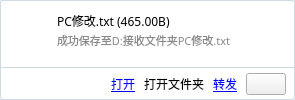
<?xml version="1.0" encoding="UTF-8"?>
<ui version="4.0">
 <class>ChatItemMsgFile</class>
 <widget class="QWidget" name="ChatItemMsgFile">
  <property name="geometry">
   <rect>
    <x>0</x>
    <y>0</y>
    <width>295</width>
    <height>100</height>
   </rect>
  </property>
  <property name="minimumSize">
   <size>
    <width>295</width>
    <height>100</height>
   </size>
  </property>
  <property name="windowTitle">
   <string>Form</string>
  </property>
  <layout class="QVBoxLayout" name="verticalLayout">
   <property name="spacing">
    <number>0</number>
   </property>
   <property name="leftMargin">
    <number>0</number>
   </property>
   <property name="topMargin">
    <number>0</number>
   </property>
   <property name="rightMargin">
    <number>0</number>
   </property>
   <property name="bottomMargin">
    <number>0</number>
   </property>
   <item>
    <widget class="QWidget" name="fileWidget" native="true">
     <property name="styleSheet">
      <string notr="true"/>
     </property>
     <layout class="QVBoxLayout" name="verticalLayout_2">
      <property name="spacing">
       <number>0</number>
      </property>
      <property name="leftMargin">
       <number>0</number>
      </property>
      <property name="topMargin">
       <number>0</number>
      </property>
      <property name="rightMargin">
       <number>0</number>
      </property>
      <property name="bottomMargin">
       <number>0</number>
      </property>
      <item>
       <widget class="QWidget" name="topWidget" native="true">
        <property name="sizePolicy">
         <sizepolicy hsizetype="Fixed" vsizetype="Fixed">
          <horstretch>0</horstretch>
          <verstretch>0</verstretch>
         </sizepolicy>
        </property>
        <property name="minimumSize">
         <size>
          <width>295</width>
          <height>68</height>
         </size>
        </property>
        <property name="styleSheet">
         <string notr="true">#topWidget{	
	background-color: rgb(255, 255, 255);
	border-color: rgb(207, 219, 226);
	border-width:1px;
	border-style:solid;	
	border-top-left-radius: 3;
	border-top-right-radius: 3;
}</string>
        </property>
        <layout class="QHBoxLayout" name="horizontalLayout">
         <property name="bottomMargin">
          <number>16</number>
         </property>
         <item>
          <widget class="QLabel" name="lbFileIcon">
           <property name="sizePolicy">
            <sizepolicy hsizetype="Fixed" vsizetype="Fixed">
             <horstretch>0</horstretch>
             <verstretch>0</verstretch>
            </sizepolicy>
           </property>
           <property name="minimumSize">
            <size>
             <width>42</width>
             <height>42</height>
            </size>
           </property>
           <property name="styleSheet">
            <string notr="true">image: url(:/chatmessage/Resources/filetype/xls.png);</string>
           </property>
           <property name="text">
            <string/>
           </property>
          </widget>
         </item>
         <item>
          <layout class="QVBoxLayout" name="verticalLayout_3">
           <property name="topMargin">
            <number>5</number>
           </property>
           <property name="bottomMargin">
            <number>5</number>
           </property>
           <item>
            <widget class="QLabel" name="lbFileInfo">
             <property name="font">
              <font>
               <family>Microsoft YaHei</family>
               <pointsize>9</pointsize>
              </font>
             </property>
             <property name="text">
              <string>PC修改.txt (465.00B)</string>
             </property>
            </widget>
           </item>
           <item>
            <widget class="QLabel" name="lbFileStatus">
             <property name="font">
              <font>
               <family>Microsoft YaHei</family>
               <pointsize>8</pointsize>
              </font>
             </property>
             <property name="styleSheet">
              <string notr="true">color: rgb(136, 136, 136);</string>
             </property>
             <property name="text">
              <string>成功保存至D:接收文件夹PC修改.txt</string>
             </property>
            </widget>
           </item>
          </layout>
         </item>
        </layout>
       </widget>
      </item>
      <item>
       <widget class="QWidget" name="btnWidget" native="true">
        <property name="sizePolicy">
         <sizepolicy hsizetype="Fixed" vsizetype="Fixed">
          <horstretch>0</horstretch>
          <verstretch>0</verstretch>
         </sizepolicy>
        </property>
        <property name="minimumSize">
         <size>
          <width>295</width>
          <height>32</height>
         </size>
        </property>
        <property name="styleSheet">
         <string notr="true">#btnWidget{	
	background-color: rgb(255, 255, 255);
	border-color: rgb(207, 219, 226);
	border-width:1px;
	border-top-width:0px;
	border-style:solid;
	border-bottom-left-radius: 3;
	border-bottom-right-radius: 3;
}</string>
        </property>
        <layout class="QHBoxLayout" name="horizontalLayout_2">
         <property name="spacing">
          <number>9</number>
         </property>
         <property name="leftMargin">
          <number>0</number>
         </property>
         <property name="topMargin">
          <number>0</number>
         </property>
         <property name="rightMargin">
          <number>9</number>
         </property>
         <property name="bottomMargin">
          <number>0</number>
         </property>
         <item>
          <spacer name="horizontalSpacer">
           <property name="orientation">
            <enum>Qt::Horizontal</enum>
           </property>
           <property name="sizeHint" stdset="0">
            <size>
             <width>107</width>
             <height>20</height>
            </size>
           </property>
          </spacer>
         </item>
         <item>
          <widget class="QLabel" name="label">
           <property name="styleSheet">
            <string notr="true">color: rgb(45, 173, 225);</string>
           </property>
           <property name="text">
            <string>&lt;a href=&quot;http://www.baidu.com&quot;&gt;打开&lt;/a&gt;</string>
           </property>
          </widget>
         </item>
         <item>
          <widget class="QLabel" name="label_2">
           <property name="text">
            <string>打开文件夹</string>
           </property>
          </widget>
         </item>
         <item>
          <widget class="QLabel" name="label_3">
           <property name="styleSheet">
            <string notr="true">color: rgb(45, 173, 225);</string>
           </property>
           <property name="text">
            <string>&lt;html&gt;&lt;head/&gt;&lt;body&gt;&lt;p&gt;&lt;a href=&quot;http://www.baidu.com&quot;&gt;&lt;span style=&quot; text-decoration: underline; color:#0000ff;&quot;&gt;转发&lt;/span&gt;&lt;/a&gt;&lt;/p&gt;&lt;/body&gt;&lt;/html&gt;</string>
           </property>
          </widget>
         </item>
         <item>
          <widget class="QPushButton" name="pushButton">
           <property name="text">
            <string/>
           </property>
          </widget>
         </item>
        </layout>
       </widget>
      </item>
     </layout>
    </widget>
   </item>
  </layout>
 </widget>
 <resources/>
 <connections/>
</ui>
